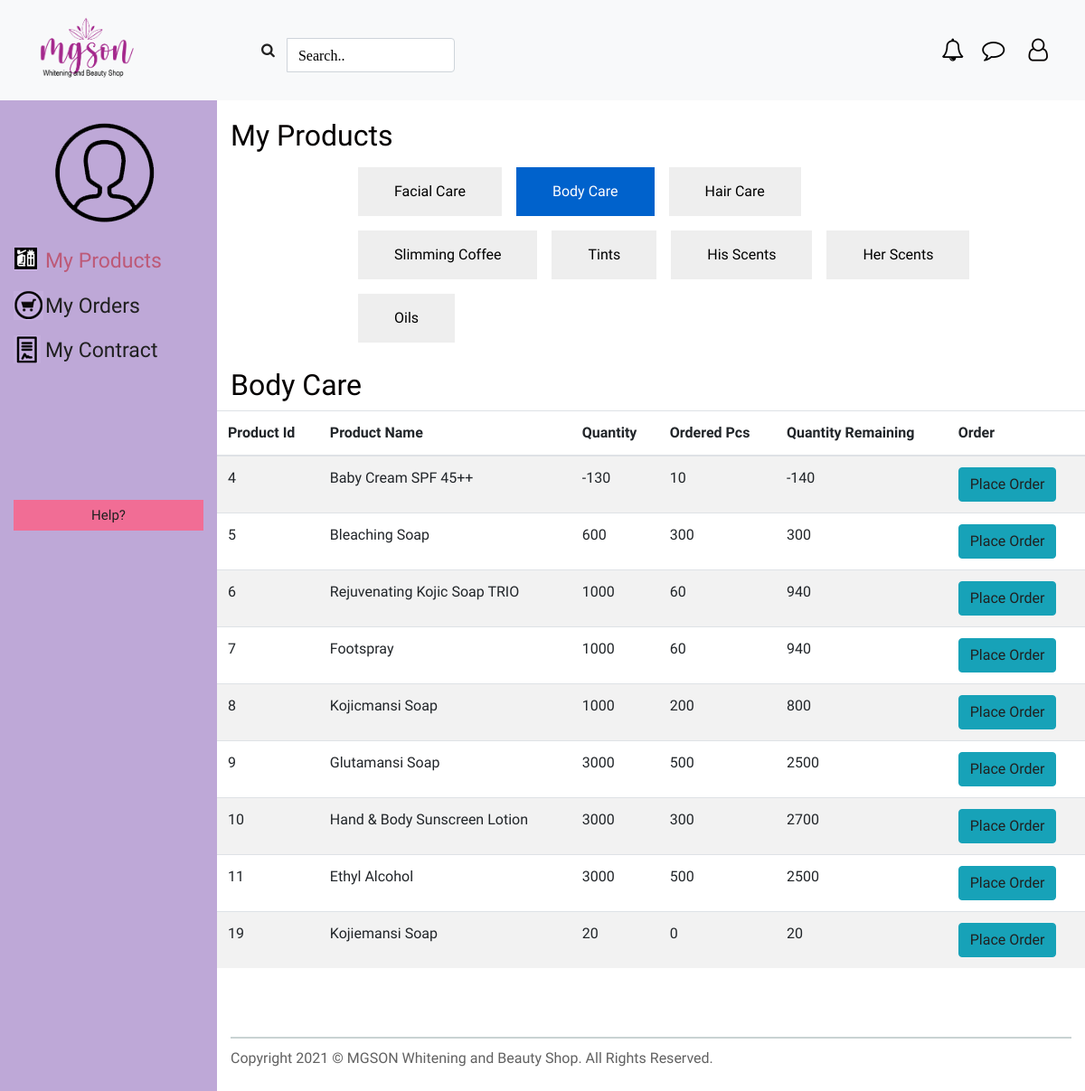
The page /dashboardDep/productCategory/bodycare.php on the database its author committed.
### tables this page shows
CREATE TABLE `products` (
  `id_product` int(1) NOT NULL,
  `id_users` varchar(50) NOT NULL,
  `id_admin` varchar(200) NOT NULL,
  `product_name` varchar(50) NOT NULL,
  `product_description` varchar(50) NOT NULL,
  `product_cat` varchar(50) NOT NULL,
  `barcode_sku` varchar(50) NOT NULL,
  `product_quantity` int(50) NOT NULL,
  `manufactured_date` date NOT NULL,
  `expiration_date` date NOT NULL,
  `ordered_pcs` int(50) NOT NULL,
  `remainingpcs` int(50) NOT NULL,
  `product_status` varchar(50) NOT NULL,
  `date_delivered` date NOT NULL,
  `date_ordered` date NOT NULL,
  `keywords` text NOT NULL
);

### dashboardDep/productCategory/bodycare.php (the view, shortened to what this page needs)
<!DOCTYPE html>
<html>
<head>
   <link rel="stylesheet" type="text/css" href="./../../css/bootstrap.css" />
	 <link rel="stylesheet" type="text/css" href="./../../css/style.css" />
	<link rel="stylesheet" href="https://cdnjs.cloudflare.com/ajax/libs/font-awesome/4.7.0/css/font-awesome.min.css">
	<link href="./../../style.css" rel="stylesheet" />
	<link href="./../style.css" rel="stylesheet" />
</head>
<body>
		<nav class="navbar navbar-expand-lg navbar-light bg-light sticky-top">
		<div class="ctml">
			<a href="index.php"><img src="./../../images/logo.png" class="img-fluid logo" alt="Dashboard"></a>
		    <form class="form-inline my-2 my-lg-0 nfdp" action="../search.php">
		    	<div class="input-group">
	    			<button class="btn my-2 my-sm-0" type="submit"><i class="fa fa-search"></i></button>
			      	<input class="form-control mr-sm-2 fa fa-search" type="text" placeholder="Search.." aria-label="Search" name="search">
		    	</div>
		    </form>
	    </div>
	    <div>
	    	<ul class="col-sm-12 bell-icons bc1 ctmul1">
				<li><a class="fa fa-bell-o" href="#"></a></li>
				<li><a class="fa fa-comment-o" href="contact.php"></a></li>
				<li>
					<a class="fa fa-user-o" type="button" class="btn" data-toggle="dropdown" aria-haspopup="true" aria-expanded="false"></a>
				</li>
			</ul>
	    </div>
 	</nav>
	<div id="dashboard-wrapper" class="container">
	  <div class="row">
		<div class="col-sm-4">
			<a href="index.php"><img src="./../images/profileavatar.png" class="mb-4 clientavatar" alt="client"/></a>
      <ul class="nav-menu-side withicons">
      <li><a href="./../myproducts.php"  class="active-menu">My Products</a></li>
      <li><a href="./../myorder.php">My Orders</a></li>
      <li><a href="./../mycontract.php">My Contract</a></li>
      </ul>
			<p class="logout-btm"><a href="contact.php">Help?</a></p>
		</div>
		<div class="col-sm-8 product-data">
			<div class="data-my-product">
				<h2>My Products</h2>
				<ul class="myproducts">
						<li><a class="btn btn-primary btn-dashboard" href="./../myproducts.php" role="button">Facial Care</a></li>
						<li><a class="btn btn-primary btn-dashboard active" href="./bodycare.php" role="button">Body Care</a></li>
						<li><a class="btn btn-primary btn-dashboard" href="./haircare.php" role="button">Hair Care</a></li>
						<li><a class="btn btn-primary btn-dashboard" href="./slimingcofee.php" role="button">Slimming Coffee</a></li>
						<li><a class="btn btn-primary btn-dashboard" href="././tints" role="button">Tints</a></li>
						<li><a class="btn btn-primary btn-dashboard" href="./hisscents.php" role="button">His Scents</a></li>
						<li> <a class="btn btn-primary btn-dashboard" href="./herscents.php" role="button">Her Scents</a></li>
						<li><a class="btn btn-primary btn-dashboard" href="./oil.php" role="button">Oils</a></li>
				</ul>
				<h2>Body Care</h2>
				<div class="row info-order">
          <table class='table table-striped table-hover' >
  					<thead>
  							<tr>
  								<th scope='col'>Product Id</th>
  								<th scope='col'>Product Name</th>
  								<th scope='col'>Quantity</th>
                  <th scope='col'>Ordered Pcs</th>
                  <th scope='col'>Quantity Remaining</th>
  								<th scope='col'>Order</th>
  								</tr>
  						</thead>
  					<tbody>
  						<?php
  						require('./../../db.php');
              $product_cat = 'body_care';
  						$sql = "SELECT id_product,product_name,product_description,product_cat,barcode_sku,product_quantity,ordered_pcs,manufactured_date,expiration_date,
              product_quantity-ordered_pcs AS remainingpcs FROM products where product_cat='$product_cat'";
              $result = $con->query($sql);
  						if ($result->num_rows > 0) {
  						  while($row = $result->fetch_assoc()) {
  							echo "
  									<tr>
                      <td>" .$row['id_product']."</td>
                      <td>" . $row["product_name"]. "</td>
  									  <td>" . $row["product_quantity"]. "</td>
                      <td>" . $row["ordered_pcs"]. "</td>
                      <td>" . $row["remainingpcs"]. "</td>"; ?>
                      <td><a href="./../placeorder.php?id_product=<?php echo $row["id_product"]; ?>" class="btn btn-info">Place Order</a></td>
  						<?php }
  						} else {
  						  echo "0 results";
  						}
  						?>
  					</tbody>
  				</table>
				</div>
			</div>
		<footer>Copyright 2021 © MGSON Whitening and Beauty Shop. All Rights Reserved.</footer>
	  </div>
</div>
</div>
</body>
</html>

### css/style.css (style rules this page uses)
body { font-family: "Poppins", sans-serif; color: #040000; background-color: #ffffff; }
a, a:hover, a:focus { text-decoration: none; }
.btn, .btn:focus { outline: none !important; -webkit-box-shadow: none; box-shadow: none; }
.logo { width: 160px; padding: 10px; }
.bc1 { top: 2.5em !important; }
.nfdp { margin-left: 10%; }

### style.css (style rules this page uses)
input { width:90%; margin:10px auto; padding:10px; }
body { background:#fff; font-family: 'Arapey', serif; }
.container { margin:0 auto; max-width:100%; overflow:hidden; font-family: 'Arapey', serif; }
@media (min-width: 576px) { #dashboard-wrapper .col-sm-4, .col-sm-4-2 { width:20%; -ms-flex: 0 0 20%; flex: 0 0 20%; max-width: 20%; } }
@media (min-width: 576px) { #dashboard-wrapper .col-sm-8, .col-sm-8-2 { width:80%; -ms-flex: 0 0 80%; flex: 0 0 80%; max-width: 80%; left: 20%; } }
#dashboard-wrapper { overflow:hidden; }
#dashboard-wrapper .col-sm-4 { background:#bea8d7; height: fit-content; height: 100%; position: fixed; }
#dashboard-wrapper .col-sm-8 { background:#fff; padding-bottom: 20%; }
#dashboard-wrapper .col-sm-8 h2 { padding-top:20px; float: left; }
.nav-menu-side li { list-style:none; font-size:23px; margin-bottom:15px; }
.nav-menu-side li a { color:#202020; }
ul.nav-menu-side { margin-left:0; padding-left:0; margin-bottom:70%; }
.nav-menu-side li a.active-menu { color:#bd5977; }
.logout-btm { background: #f16d95; margin-left: 0px; margin-right: 0px; text-align: center; padding:5px; }
.logout-btm a { color:#202020; text-align:center; font-size:15px; font-family: 'Arimo', sans-serif; }
a.btn-dashboard { color: #202020; font-family: 'Arapey', serif; background: #eee; text-align: center; font-size: 25px; border: 0 none; border-radius: 0; padding: 15px 40px; }
.btn-dashboard.active { background:#bea8d7; color:#fff !important; }
.product-data h2 { float:left; }
.btn-primary:hover, .btn, .btn:focus { color:#202020 !important; }
.ctml { display: flex !important; flex-grow: 1; }
@media only screen and (min-width: 590px) { .row { display: block; } }
@media only screen and (min-width: 680px) { .row { display: block; } }
@media only screen and (min-width: 790px) { .row { display: flex; } }

### dashboardDep/style.css (style rules this page uses)
.btn-primary { color:#fff !important; }
.withicons li:first-child { background: transparent url(images/productsicon.png)no-repeat top left; }
.withicons li a { padding-left: 35px; text-align:center; }
.withicons li:nth-child(2) { background: transparent url(images/carticon.png)no-repeat top left; }
.withicons li:last-child { background: transparent url(images/list.png)no-repeat top left; }
.clientavatar { padding-left: 20%; padding-top: 10%; }
#dashboard-wrapper .col-sm-8 h2 { float:none !important; }
.myproducts li { list-style:none; float:left; margin: 8px; }
.myproducts li a { font-size:16px; }
.data-my-product { border-bottom:2px solid #c9d3d3; padding-bottom:30px; }
footer { color:#616161; padding-top:10px; }
.myproducts { width:80%; margin:0 auto; overflow:hidden; }
.myproducts li a { color:#000 !important; }
.bell-icons { position: relative; top: 0 !important; }
.bell-icons li { float:left; list-style:none; padding: 5px; font-size: 25px; }
.bell-icons a { color: black; }
.bell-icons li:first-child a:before { content: "\f0a2"; padding:5px; }
.bell-icons li:nth-child(2) a:before { content: "\f0e5"; padding:5px; }
.bell-icons li:last-child a:before { content: "\f2c0"; padding:5px; }
.info-order { margin-bottom:30px; }
::placeholder { color: black !important; }

### rows shown on the page
products: id_product "4", product_name "Baby Cream SPF 45++", product_quantity "-130", ordered_pcs "10", remainingpcs "-140"
products: id_product "5", product_name "Bleaching Soap", product_quantity "600", ordered_pcs "300", remainingpcs "300"
products: id_product "6", product_name "Rejuvenating Kojic Soap TRIO", product_quantity "1000", ordered_pcs "60", remainingpcs "940"
products: id_product "7", product_name "Footspray", product_quantity "1000", ordered_pcs "60", remainingpcs "940"
products: id_product "8", product_name "Kojicmansi Soap", product_quantity "1000", ordered_pcs "200", remainingpcs "800"
products: id_product "9", product_name "Glutamansi Soap", product_quantity "3000", ordered_pcs "500", remainingpcs "2500"
products: id_product "10", product_name "Hand & Body Sunscreen Lotion", product_quantity "3000", ordered_pcs "300", remainingpcs "2700"
products: id_product "11", product_name "Ethyl Alcohol", product_quantity "3000", ordered_pcs "500", remainingpcs "2500"
products: id_product "19", product_name "Kojiemansi Soap", product_quantity "20", ordered_pcs "0", remainingpcs "20"
